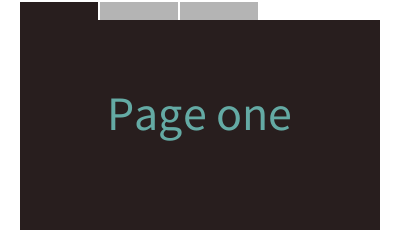
Frame 1 (no input)
Frame 60 (the mouse pressed at the canvas centre just before this capture): identical to frame 1, image omitted
Frame 120 (the mouse held since frame 60 and released just before this capture): identical to frame 1, image omitted

The Processing sketch that drew this single still picture (run headless with seeded random() and noise(); from frame 60 on, the mouse is pressed at the canvas centre):

// Processing sketch: Tutorial5
// ── Tutorial5.pde
/* import org.gicentre.utils.move.*;    // For ZoomPan class.

// Sketch to allow zooming and panning of a circle.
// Jo Wood, 23rd February, 2017

ZoomPan zoomer;    // To allow zooming and panning.

void setup()
{
  size(400,250);
  zoomer = new ZoomPan(this);  // Initialise the zoomer.
}

void draw()
{
  background(255);

  // This will rescale the drawing as user zooms and pans.
  zoomer.transform();

  // Coloured interior and thick grey border.
  fill(168,212,176);
  strokeWeight(10/sqrt((float)(zoomer.getZoomScale())));
  stroke(120);

  // Circle in middle of screen.
  ellipse(width/2,height/2,90,90);
}

*/

/* import org.gicentre.utils.move.*;    // For ZoomPan class.

// Sketch to allow zooming and panning of a circle and
// simple interaction to change its appearance.
// Jo Wood, 23rd February, 2017

ZoomPan zoomer;      // To allow zooming and panning.
color circleColour;  // Stores circle colour.
boolean showBorder;  // Determines if circle border is shown.

void setup()
{
  size(400, 250);
  zoomer = new ZoomPan(this);  // Initialise the zoomer.
  circleColour = color(168, 212, 176);
  showBorder = true;
}

void draw()
{
  background(255);

  // This will rescale the drawing as user zooms and pans.
  zoomer.transform();

  // Coloured interior and thick grey border.
  fill(circleColour);
  strokeWeight(10);

  if (showBorder)
  {
    stroke(120);
  }
  else
  {
    noStroke();
  }

  // Circle in middle of screen.
  ellipse(width/2, height/2, 90, 90);
}

// This method is only called if the user pressed a key.
void keyPressed()
{
  if (key == '1')
  {
    circleColour=color(168, 212, 176);  // Pale green
  }
  else if (key == '2')
  {
    circleColour=color(155, 198, 207);  // Pale blue
  }
  else if (key == '3')
  {
    circleColour=color(195, 198, 149);  // Pale brown
  }
  else if (key == 'r')
  {
    // Reset zoom/pan position if the R key is pressed.
    zoomer.reset();
  }
}

// This method is only called if the user clicks with the mouse.
void mouseClicked()
{
  // Find the orignal mouse position independently of zooming.
  PVector mousePos = zoomer.getMouseCoord();

  // If the user has clicked within the circle, toggle its border.
  if (dist(width/2, height/2, mousePos.x, mousePos.y) < 45)
  {
    showBorder = !showBorder;
  }
}

*/

// Sketch to show how different 'pages' can be displayed through user interaction.
// Jo Wood, 23rd February, 2017

int pageNum;      // Current page to display.
int border = 20;  // Border around each page.
color unselectedColour;

void setup()
{
  size(400, 250);
  textSize(48);
  textAlign(CENTER, CENTER);
  noStroke();
  unselectedColour = color(180);
  pageNum = 1;
}

// Selects which page to draw depending on pageNum
void draw()
{
  background(255);

  if (pageNum == 1)
  {
    drawPage1();
  }
  else if (pageNum == 2)
  {
    drawPage2();
  }
  else if (pageNum == 3)
  {
    drawPage3();
  }
}

// Moves between pages depending on which tab is pressed
void mousePressed()
{
  if (mouseY < border)    // All three buttons are at the top so test mouseY once.
  {
    if ((mouseX > border) && (mouseX < border+80))
    {
      pageNum = 1;
    }
    else if ((mouseX > border+80) && (mouseX < border+160))
    {
      pageNum = 2;
    }
    else if ((mouseX > border+160) && (mouseX < border+240))
    {
      pageNum=3;
    }
  }
}
// ── drawPage1.pde
void drawPage1()
{
  color pageColour = color(40,30,30);

  // Draw page tabs
  fill(pageColour);
  rect(border,2,78,border-2);
  fill(unselectedColour);
  rect(border+80,2,78,border-2);
  rect(border+160,2,78,border-2);

  // Draw main part of page
  fill(pageColour);
  rect(border,border,width-2*border,height-2*border);
  fill(100,170,164);
  text("Page one",width*.5,height*.45);
}
// ── drawPage2.pde
void drawPage2()
{
  color pageColour = color(11,170,236);

  // Draw page tabs
  fill(unselectedColour);
  rect(border,2,78,border-2);
  fill(pageColour);
  rect(border+80,2,78,border-2);
  fill(unselectedColour);
  rect(border+160,2,78,border-2);

  // Draw main part of page
  fill(pageColour);
  rect(20,20,width-40,height-40);
  fill(255);
  text("Page two",width*.5,height*.45);
}
// ── drawPage3.pde
void drawPage3()
{
  color pageColour = color(8,173,71);

   // Draw page tabs
  fill(unselectedColour);
  rect(border,2,78,border-2);
  rect(border+80,2,78,border-2);
  fill(pageColour);
  rect(border+160,2,78,border-2);

  // Draw main part of page
  rect(20,20,width-40,height-40);
  fill(255);
  text("Page three",width*.5,height*.45);
}
